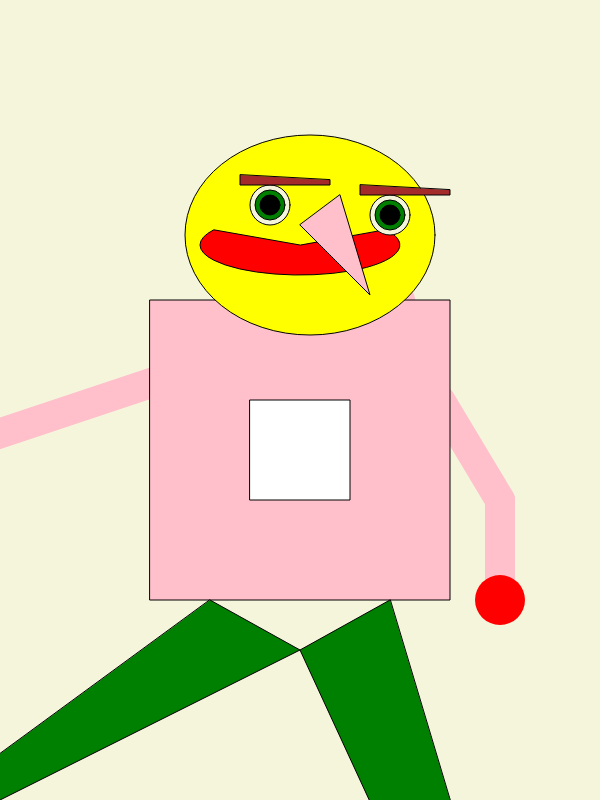
Frame 1 (no input)
Frame 60 (no input): identical to frame 1, image omitted
Frame 120 (the mouse pressed at the canvas centre since frame 60): identical to frame 1, image omitted

The p5.js sketch that drew this single still picture (run headless with seeded random() and noise() and a simulated clock; from frame 60 on, the mouse is pressed at the canvas centre):

// p5.js sketch
// ── sketch.js
function setup() {
    // create a canvas to draw on
    createCanvas( 600, 800 );
}

function draw() {

    // background
    background( 'beige' );

    /* ***************************** */
    /* MAIN SANDBOX */
    /* ***************************** */
    push();

    // set the grid center( x:0, y:0 )
    // to canvas center
    translate( 300, 400 );


    /* ***************************** */
    /* ARMS */
    /* ***************************** */
    push();
    translate( 0, 0 );

    // left arm
    stroke( 'pink' );
    strokeWeight( 30 );

    line(100, -100, -500, 100 );



    // right arm
    rotate( PI );
    stroke( 'pink' );
    strokeWeight( 30 );
    line( -140, 0, -200, -100 );
    line( -200, -100, -200, -200 );

    // hand
    stroke( 'red' );
    strokeWeight( 50 );
    point( -200, -200 );

    pop(); // ARMS END


    /* ***************************** */
    /* BODY */
    /* ***************************** */
    push();
    // SHIRT
    fill('pink')
    rect( -150, -100, 300, 300 );



    // SQUARE
    push();
    fill( 'white' );
    translate(-150, -100);
    rect(100, 100, 100, 100);
    translate(87, 0);


    pop(); // BODY END!


    /* ***************************** */
    /* LEGS */
    /* ***************************** */
    push();
    translate( 0, 200 );

    // left leg
    fill( 'green' );
    triangle( -90, 0, 0, 50, -500, 300 );
    // right leg
    scale( -1, 1 );
    triangle( -90, 0, 0, 50, -300, 700);
    pop(); // LEGS END


    /* ***************************** */
    /* HEAD */
    /* ***************************** */
    push();
    translate( 0, -175 );

    fill( 'yellow' );
    ellipse( 10, 10, 250, 200 );

    // mouth
    fill('red');
    arc(
        0,
        20,
        200,
        60,
        radians(350),
        radians(190),
        PIE
    );



    // nose
    fill('pink')
    triangle( 40, -30, 70, 70, 0, 0 );

    // eyes
    // left
    push();
    translate( -40, -30 );

    fill('beige');
  ellipse( 10, 10, 40, 40 );
      noFill();
    fill( 'green' );
    ellipse( 10, 10, 30 );
    fill( 0 );
    ellipse( 10, 10, 20 );

    fill( 'brown' );
    quad( -20, -20, -20, -10, 70, -10, 70, -15 );
    pop();

    // right
    push();
    translate( 80, -20 );

    fill('beige');
    ellipse( 10, 10, 40, 40 );
    noFill();
    fill( 'green' );
    ellipse( 10, 10, 30 );
    fill( 0 );
    ellipse( 10, 10, 20 );
    fill( 'brown' );
    quad( -20, -20, -20, -10, 70, -10, 70, -15 );
    pop();

    pop(); // HEAD END




    pop();
}
